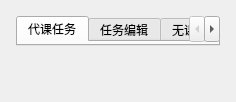
<?xml version="1.0" encoding="UTF-8"?>
<ui version="4.0">
 <class>MainWindowShell</class>
 <widget class="QWidget" name="mainWindow">
  <layout class="QVBoxLayout" name="mainLayout">
   <property name="leftMargin">
    <number>16</number>
   </property>
   <property name="topMargin">
    <number>16</number>
   </property>
   <property name="rightMargin">
    <number>16</number>
   </property>
   <property name="bottomMargin">
    <number>16</number>
   </property>
   <property name="spacing">
    <number>8</number>
   </property>
   <item>
    <widget class="QTabWidget" name="mainTabs">
     <widget class="QWidget" name="taskTabPage">
      <attribute name="title">
       <string>代课任务</string>
      </attribute>
     </widget>
     <widget class="QWidget" name="editTabPage">
      <attribute name="title">
       <string>任务编辑</string>
      </attribute>
     </widget>
     <widget class="QWidget" name="freeTabPage">
      <attribute name="title">
       <string>无课名单</string>
      </attribute>
     </widget>
     <widget class="QWidget" name="settingsTabPage">
      <attribute name="title">
       <string>设置</string>
      </attribute>
     </widget>
     <widget class="QWidget" name="aboutTabPage">
      <attribute name="title">
       <string>关于软件</string>
      </attribute>
     </widget>
    </widget>
   </item>
   <item>
    <widget class="QLabel" name="statusSummaryLabel">
     <property name="minimumSize">
      <size>
       <width>0</width>
       <height>32</height>
      </size>
     </property>
     <property name="maximumSize">
      <size>
       <width>16777215</width>
       <height>36</height>
      </size>
     </property>
     <property name="wordWrap">
      <bool>false</bool>
     </property>
    </widget>
   </item>
  </layout>
 </widget>
 <resources/>
 <connections/>
</ui>
